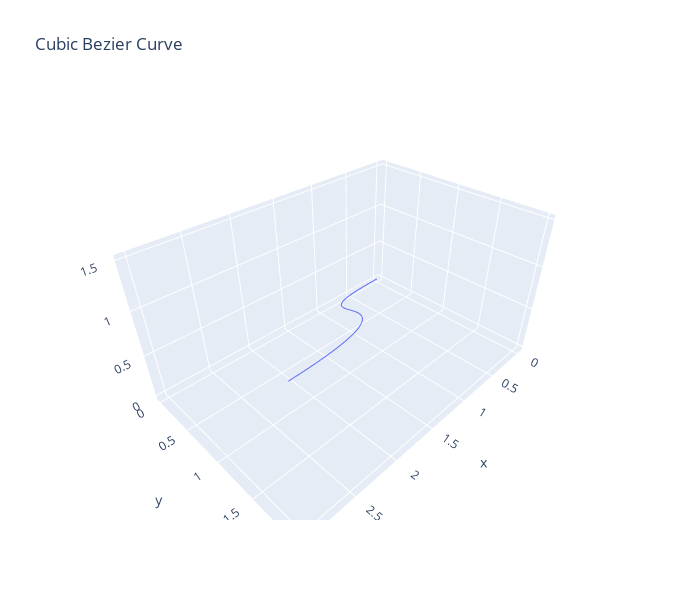

Notebook source saved alongside this figure:
### Markdown cell above
# 3D plot with express API

### Code cell
fig = px.line_3d(df, x="x", y="y", z="z", width=700, height=600, title='Cubic Bezier Curve')
fig.show()
